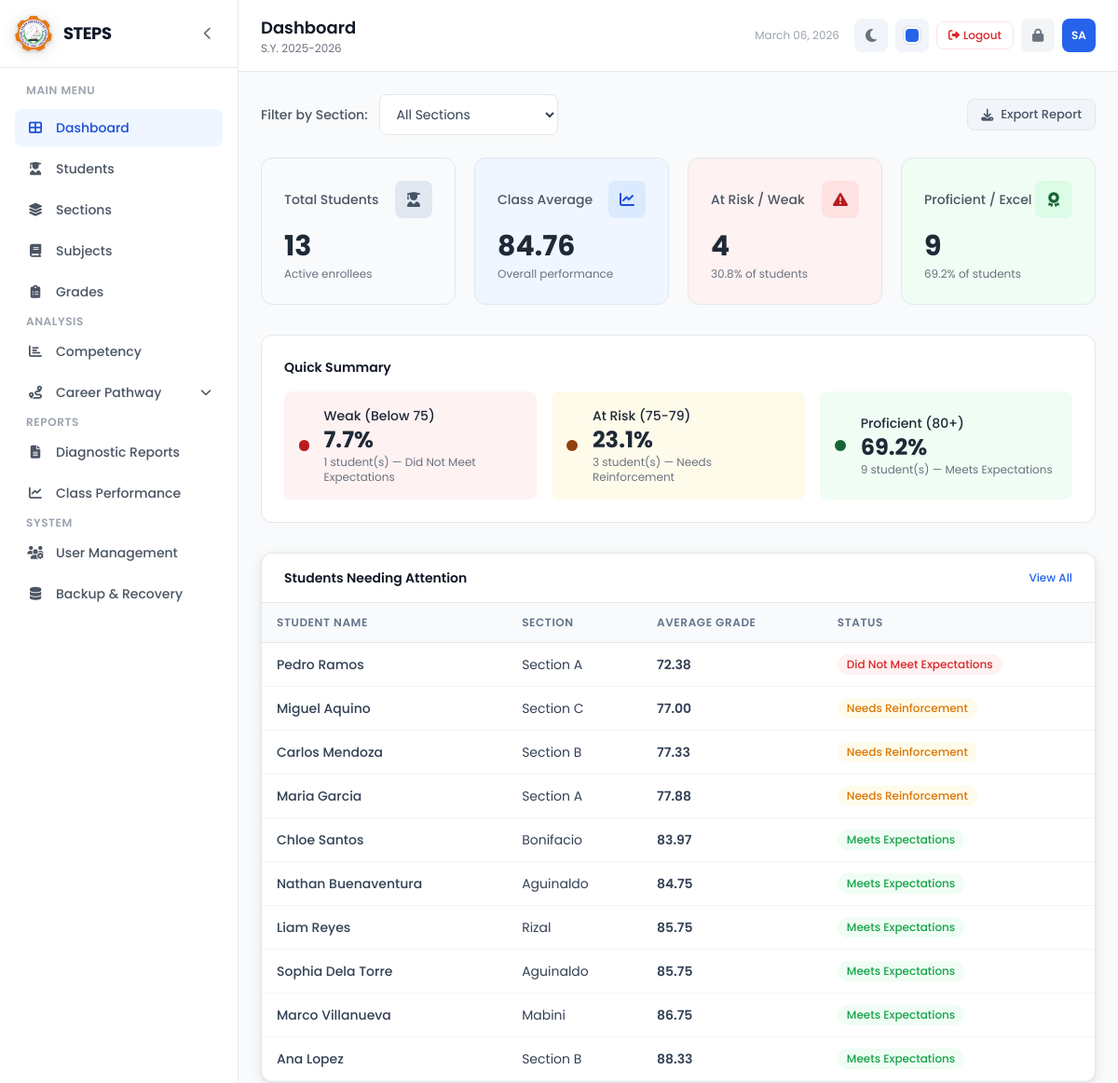
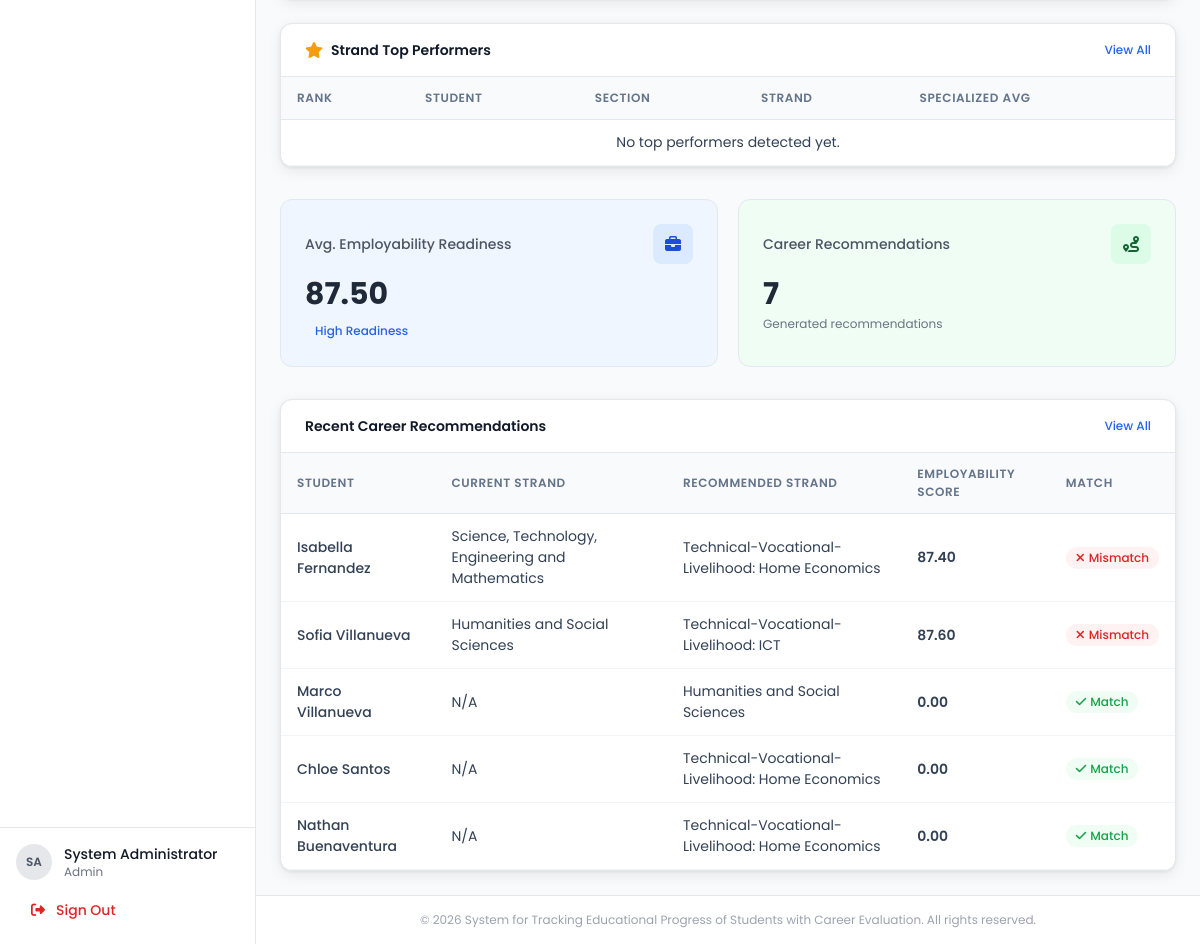
Page /dashboard/index.php (signed in) on the committed database (2 pictures, top to bottom).
### tables this page shows
CREATE TABLE IF NOT EXISTS career_recommendations (
    id INT AUTO_INCREMENT PRIMARY KEY,
    student_id INT NOT NULL,
    recommendation_type ENUM('strand', 'course') NOT NULL DEFAULT 'strand',
    top_strand_1 VARCHAR(100),
    top_strand_2 VARCHAR(100),
    top_strand_3 VARCHAR(100),
    top_course_1 VARCHAR(150),
    top_course_2 VARCHAR(150),
    top_course_3 VARCHAR(150),
    recommended_strand VARCHAR(100),
    recommended_courses TEXT,
    employability_score DECIMAL(5,2),
    employability_level ENUM('low', 'moderate', 'high', 'very_high') NOT NULL DEFAULT 'moderate',
    strand_match TINYINT(1) DEFAULT 1,
    mismatch_remarks TEXT,
    career_pathways TEXT,
    score_breakdown JSON,
    generated_by INT,
    school_year VARCHAR(20) NOT NULL,
    created_at TIMESTAMP DEFAULT CURRENT_TIMESTAMP,
    updated_at TIMESTAMP DEFAULT CURRENT_TIMESTAMP ON UPDATE CURRENT_TIMESTAMP,
    FOREIGN KEY (student_id) REFERENCES students(id) ON DELETE CASCADE,
    FOREIGN KEY (generated_by) REFERENCES users(id) ON DELETE SET NULL
);

CREATE TABLE IF NOT EXISTS strands (
    id INT AUTO_INCREMENT PRIMARY KEY,
    strand_code VARCHAR(20) NOT NULL UNIQUE,
    strand_name VARCHAR(100) NOT NULL,
    description TEXT,
    created_at TIMESTAMP DEFAULT CURRENT_TIMESTAMP
);

### dashboard/index.php (the view, shortened to what the rows shown need)
<?php
require_once __DIR__ . '/../includes/header.php';
$role = $_SESSION['role'];
if ($role === 'guidance' || $role === 'admin') {
    $recentRecs = $pdo->query("SELECT cr.*, CONCAT(s.first_name, ' ', s.last_name) as student_name, st.strand_name
        FROM career_recommendations cr
        JOIN students s ON cr.student_id = s.id
        LEFT JOIN strands st ON s.strand_id = st.id
        ORDER BY cr.created_at DESC LIMIT 5")->fetchAll();
}
require_once __DIR__ . '/../includes/sidebar.php';
?>
<?php if ($role === 'teacher' || $role === 'admin'): ?>
<div class="bg-white border border-gray-200 rounded-xl overflow-hidden">
    <table class="steps-table" id="lowPerformersTable">
        <thead>
            <tr>
                <th>Student Name</th>
                <th>Section</th>
                <th>Average Grade</th>
                <th>Status</th>
            </tr>
        </thead>
    </table>
</div>
<div class="bg-white border border-gray-200 rounded-xl overflow-hidden mt-6">
    <table class="steps-table">
        <thead>
            <tr><th>Rank</th><th>Student</th><th>Section</th><th>Strand</th><th>Specialized Avg</th></tr>
        </thead>
    </table>
</div>
<?php endif; ?>
<?php if ($role === 'guidance' || $role === 'admin'): ?>
<div class="bg-white border border-gray-200 rounded-xl overflow-hidden <?= $role === 'admin' ? '' : '' ?>">
    <table class="steps-table">
        <thead>
            <tr>
                <th>Student</th>
                <th>Current Strand</th>
                <th>Recommended Strand</th>
                <th>Employability Score</th>
                <th>Match</th>
            </tr>
        </thead>
        <tbody>
            <?php if (!empty($recentRecs)): ?>
                <?php foreach ($recentRecs as $rec): ?>
                    <tr>
                        <td class="font-medium"><?= sanitize($rec['student_name']) ?></td>
                        <td><?= sanitize($rec['strand_name'] ?? 'N/A') ?></td>
                        <td><?= sanitize($rec['recommended_strand'] ?? 'N/A') ?></td>
                        <td class="font-semibold"><?= formatNumber($rec['employability_score']) ?></td>
                        <td>
                            <?php if ($rec['strand_match']): ?>
                                <span class="badge badge-green"><i class="fas fa-check mr-1"></i> Match</span>
                            <?php else: ?>
                                <span class="badge badge-red"><i class="fas fa-times mr-1"></i> Mismatch</span>
                            <?php endif; ?>
                        </td>
                    </tr>
                <?php endforeach; ?>
            <?php else: ?>
                <tr><td colspan="5" class="text-center text-gray-400 py-8">No recommendations yet. <a href="<?= BASE_URL ?>career/index.php" class="text-blue-600 hover:underline">Generate now</a></td></tr>
            <?php endif; ?>
        </tbody>
    </table>
</div>
<?php endif; ?>
<?php require_once __DIR__ . '/../includes/footer.php'; ?>

### rows in the picture
career_recommendations: student_name "Isabella Fernandez", strands.strand_name "Science, Technology, Engineering and Mathematics", recommended_strand "Technical-Vocational-Livelihood: Home Economics", employability_score "87.40", strand_match 0 (drawn)
career_recommendations: student_name "Sofia Villanueva", strands.strand_name "Humanities and Social Sciences", recommended_strand "Technical-Vocational-Livelihood: ICT", employability_score "87.60", strand_match 0 (drawn)
career_recommendations: student_name "Marco Villanueva", strand_name "N/A", recommended_strand "Humanities and Social Sciences", employability_score "0.00", strand_match 1 (drawn)
career_recommendations: student_name "Chloe Santos", strand_name "N/A", recommended_strand "Technical-Vocational-Livelihood: Home Economics", employability_score "0.00", strand_match 1 (drawn)
career_recommendations: student_name "Nathan Buenaventura", strand_name "N/A", recommended_strand "Technical-Vocational-Livelihood: Home Economics", employability_score "0.00", strand_match 1 (drawn)

### other values in the picture
SITE_NAME "STEPS"
$initials "SA"
$fullName "System Administrator"
$role "Admin"
$pageTitle "Dashboard"
SCHOOL_YEAR "2025-2026"
$totalStudents "13"
formatNumber($classAvg) "84.76"
$weakCount + $atRiskCount "4"
$weakPct + $atRiskPct "30.8"
$excelCount "9"
$excelPct "69.2"
$weakPct "7.7"
$weakCount "1"
$atRiskPct "23.1"
